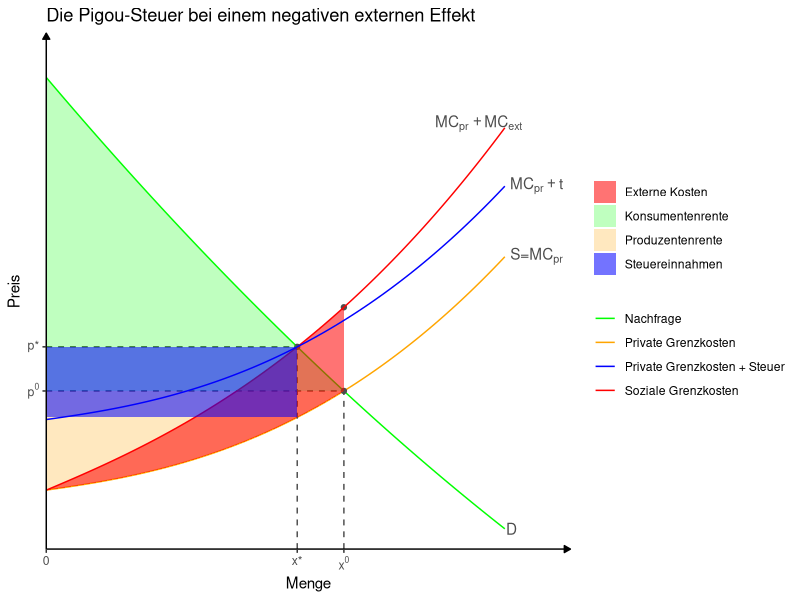
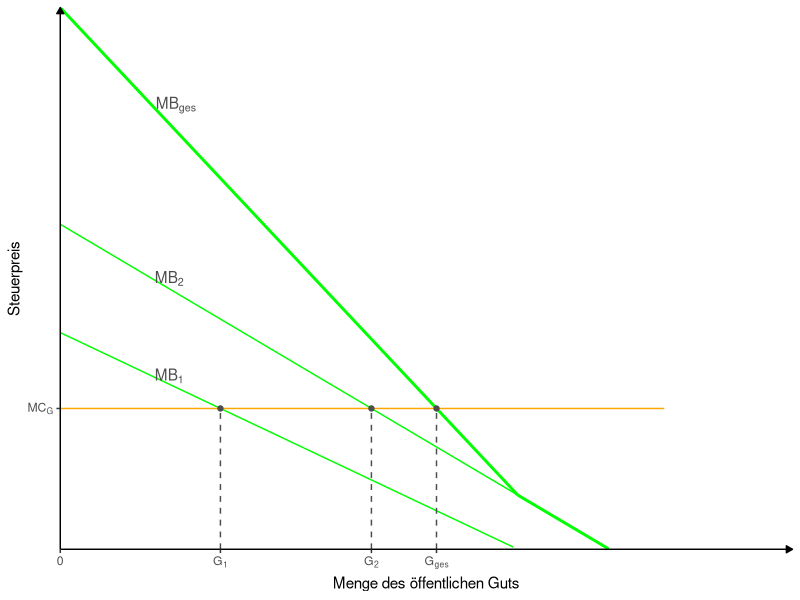
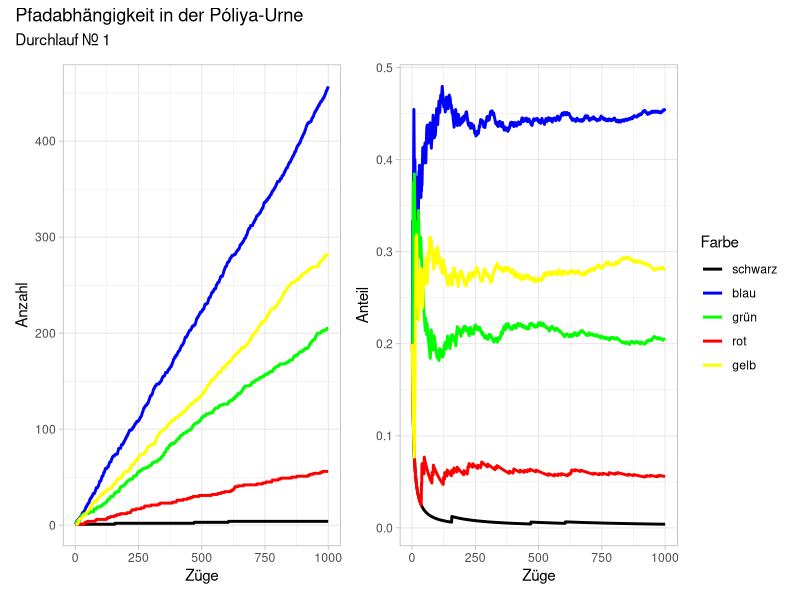
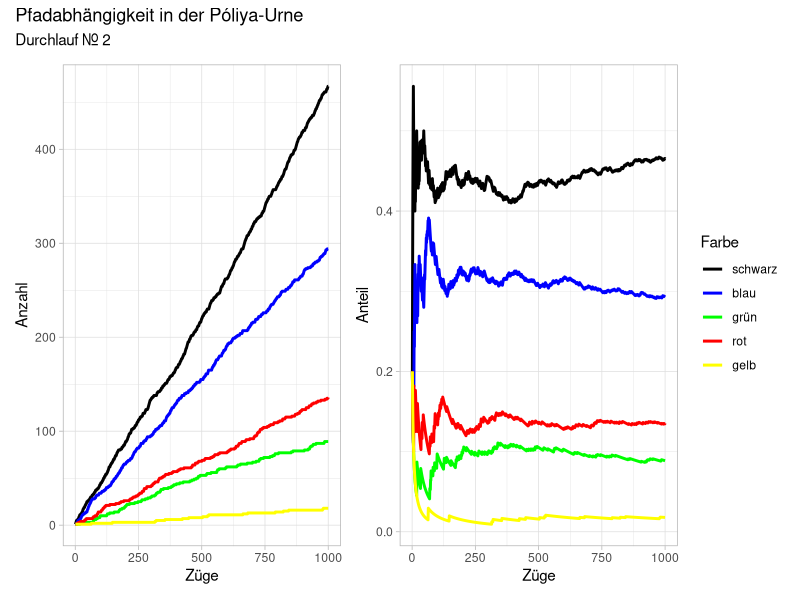
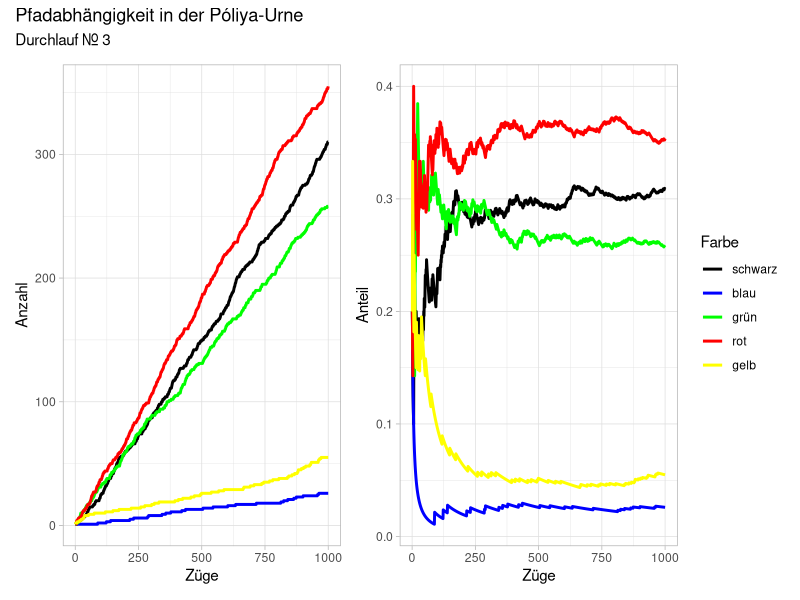
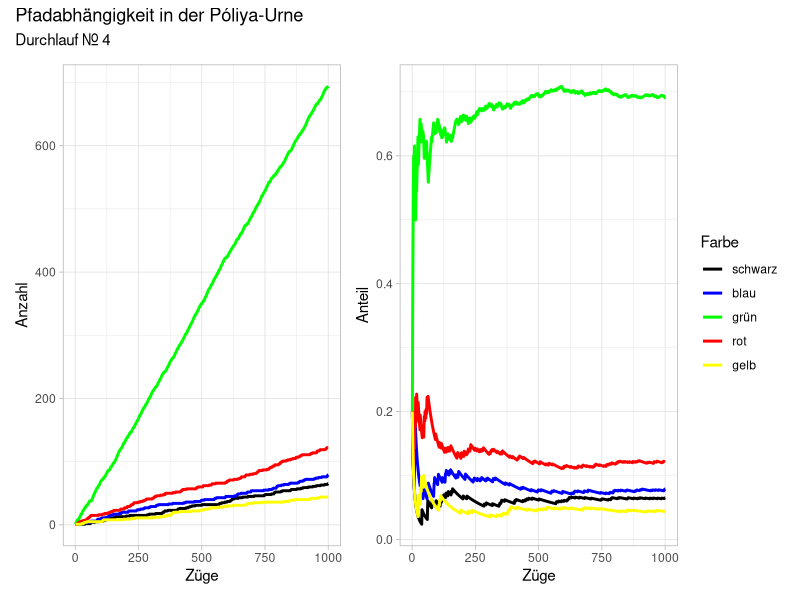
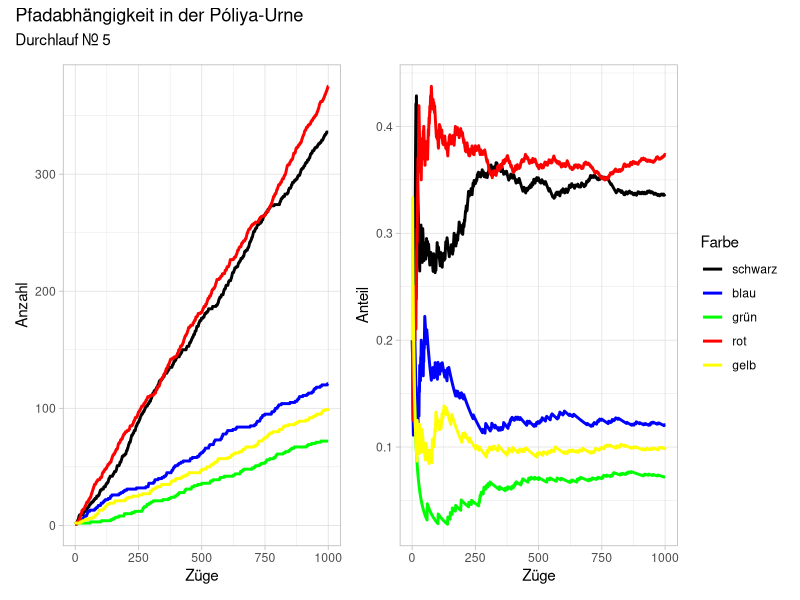

R code for these plots, in order:
## ---- chunk 1
# Bibliotheken laden
library(tidyverse)
library(ggtext)

# Funktionen definieren

x <- 0:5

demand <- function(x) (x - 8)^2-5*x
supply <- function(x) x^2.5 + 2.5*x + 8
#t <-10
supply_ext <- function(x) x^2.5 + 7.5*x + 8

#labels <- c("Nachfrage", "Angebot")

#Gleichgewichtsmengen
q <- uniroot(function(x) demand(x) - supply(x), range(x))$root

q_t <- uniroot(function(x) demand(x) - supply_ext(x), range(x))$root

#Gleichgewichtspreise
p <- supply(q)
p_t <- supply_ext(q_t)

p_ext <- supply_ext(q)

test <- "x^t"

# Angebotsfunktion mit Steuer

t <- supply_ext(q_t) - supply(q_t)

supply_t <- function(x) x^2.5 + 2.5*x + 8 + t

# Konsumenten- und Produzentenrente

z <- seq(0, q, 0.01)
z_t <- seq(0, q_t, 0.01)
z_wfl <- seq(0, q, 0.01)

# Chart

chart <- ggplot() +
  stat_function(aes(color = "Nachfrage"), fun = demand, xlim = c(0,3.5))+
  annotate(geom = "text", x=3.5, y=demand(3.5), hjust=-0.1, label="D",color = "grey30")+
  stat_function(aes(color = "Private Grenzkosten"), fun = supply, xlim = c(0,3.5))+
  annotate(geom = "text", x=3.5, y=supply(3.5), hjust=-0.1, label=expression("S=MC"[pr]), color = "grey30")+ 
  annotate("point", x = q, y = p, color = "grey30")+
  annotate("segment", x = q, xend = q, y = 0, yend = p,
           linetype = "dashed", color = "grey30") +
  annotate("segment", x = 0, xend = q, y = p, yend = p,
           linetype = "dashed", color = "grey30")+
  annotate("point", x = q, y = p_ext, color = "grey30")+
  geom_ribbon(aes(x = z, ymin = supply(z), ymax = p,
                  fill = "Produzentenrente"), alpha = 0.25) +
  stat_function(aes(color = "Soziale Grenzkosten"), fun = supply_ext, xlim = c(0,3.5))+
  annotate(geom = "text", x=3.5, y=supply_ext(3.5)+.5, hjust=0.8, label=expression("MC"[pr]~+MC[ext]),color = "grey30")+
  annotate("point", x = q_t, y = p_t, color = "grey30")+
  annotate("segment", x = q_t, xend = q_t, y = 0, yend = p_t,
           linetype = "dashed", color = "grey30") +
  annotate("segment", x = 0, xend = q_t, y = p_t, yend = p_t,
           linetype = "dashed", color = "grey30")+
  # annotate("text", x=1, y=16, label="PR", color="grey30")+
  #Preis abzüglich steuer
  # annotate("segment", x = 0, xend = q_t, y = p_t-t, yend = p_t-t,
  #        linetype = "dashed", color = "grey30")+
  geom_ribbon(aes(x = z, ymin = p, ymax = demand(z),
                  fill = "Konsumentenrente"), alpha = 0.25)+
  # geom_ribbon(aes(x = z_t, ymin = p_t-t, ymax = p_t,
  #                fill = "Steuereinnahmen"), alpha = 0.55)+
  # geom_ribbon(aes(x = z_wfl, ymin = supply(z_wfl), ymax = demand(z_wfl),
  #                fill = "Wohlfahrtsverlust"), alpha = 0.55)+
  #  annotate("text", x=1, y=28, label="KR", color="grey30")+
  #Soziale Kosten
  geom_ribbon(aes(x = z_wfl, ymin = supply(z_wfl), ymax = supply_ext(z_wfl),
                  fill = "Externe Kosten"), alpha = 0.55)+
  # annotate("text", x=q+1, y=p_t, label="Wohlfahrtsverlust",color = "grey30")+
  #
  # Angebotsfunktion mit Pigou-Steuer
  #
  stat_function(aes(color = "Private Grenzkosten + Steuer"), fun = supply_t, xlim = c(0,3.5))+
  annotate(geom = "text", x=3.5, y=supply_t(3.5), hjust=-0.1, label=expression(MC[pr]+t),color = "grey30")+
  #
  #Steuereinnahmen
  geom_ribbon(aes(x = z_t, ymin = p_t-t, ymax = p_t,
                  fill = "Steuereinnahmen"), alpha = 0.55)+
  #
  scale_color_manual(values=c("green", "orange", "blue", "red"))+
  scale_fill_manual(values=c("red", "green", "orange", "blue"))+
  scale_x_continuous(expand = c(0, 0), 
                     breaks = c(0,q_t,q), labels = expression(0, "x*","x"^0),
                     limits = c(0, 4)) +
  scale_y_continuous(expand = c(0, 0), 
                     breaks = c(p, p_t), labels = expression("p"^0, "p*"),
                     limits = c(0,70)) +
  theme_classic() +
  theme(panel.grid = element_blank(),
        # legend.position = "none", #Damit Legende unterdrückt.
        #axis.breaks.x=element_markdown()
  ) +
  theme(axis.line = element_line(arrow = arrow(type='closed', length = unit(5,'pt'))))+
  labs(x = "Menge", y = "Preis", 
  color = NULL,
  fill = NULL,
  title="Die Pigou-Steuer bei einem negativen externen Effekt")
  


chart
## ---- chunk 2
# Bibliotheken laden
library(tidyverse)

# Funktionen definieren

x <- 0:5

demand2 <- function(x) 3-x
demand1 <- function(x) 2-.8*x

#Vertikale Aggregation
demandg <- function(x) demand1(x)+demand2(x) 

# Schnittpunkt 

q0 <- uniroot(function(x) demand2(x) - demandg(x), range(x))$root

p0 <- function(x) 1.3 #Horizontale Grenzkosten

q1 <- uniroot(function(x) demand1(x) - p0(x), range(x))$root

q2 <- uniroot(function(x) demand2(x) - p0(x), range(x))$root

qg <- uniroot(function(x) demandg(x) - p0(x), range(x))$root

q_knick <- uniroot(function(x) demand1(x), range(x))$root


# Chart

p  <- ggplot() +
  stat_function(aes(color = "Nachfrage"), fun = demand1, xlim = c(0,3.3))+
  annotate(geom = "text", x=.5, y=demand1(.5), hjust=-0.1, label=expression('MB'[1]),color = "grey30")+
  
  stat_function(aes(color = "Nachfrage"), fun = demand2, xlim = c(0,3.3))+
  annotate(geom = "text", x=.5, y=demand2(0.5), hjust=-0.1, label=expression('MB'[2]),color = "grey30")+
  
  stat_function(aes(color = "Nachfrage"), fun = demandg, xlim = c(0,q_knick), size=1)+
  annotate(geom = "text", x=.5, y=demandg(.5), hjust=-0.1, label=expression('MB'[ges]),color = "grey30")+
  
  stat_function(aes(color = "Nachfrage"), fun = demand2, xlim = c(q_knick,3.3), size=1)+
  stat_function(fun = p0, xlim = c(0,3.3), color="orange")+
  #
  annotate("point", x = q1, y = demand1(q1), color = "grey30")+
  annotate("point", x = q2, y = demand2(q2), color = "grey30")+
  annotate("point", x = qg, y = demandg(qg), color = "grey30")+
  #
  annotate("segment", x = q1, xend = q1, y = 0, yend = demand1(q1),
           linetype = "dashed", color = "grey30") +
  annotate("segment", x = q2, xend = q2, y = 0, yend = demand2(q2),
           linetype = "dashed", color = "grey30") +
  annotate("segment", x = qg, xend = qg, y = 0, yend = demandg(qg),
           linetype = "dashed", color = "grey30") +  
  scale_color_manual(values=c("green"))+
  #  scale_fill_manual(values=c("green", "orange"))+
  scale_x_continuous(expand = c(0, 0), 
                     breaks = c(0, q1, q2, qg), labels = expression(0, "G"[1], "G"[2], "G"[ges]),
                     limits = c(0, 4)) +
  scale_y_continuous(expand = c(0, 0), 
                     breaks = p0,
                     labels=expression("MC"[G]),
                     limits = c(0,5)
  ) +
  theme_classic() +
  theme(panel.grid = element_blank(),
        legend.position = "none", #Damit Legende unterdrückt.
  ) +
  theme(axis.line = element_line(arrow = arrow(type='closed', length = unit(5,'pt'))))+
  labs(x = "Menge des öffentlichen Guts", y = "Steuerpreis", 
       color = NULL, fill = NULL)
p

## ---- chunk 3
#| message: false
#| warning: false
#| fig-cap: "Ziehungen aus einer Pólya-Urne"

#Original [https://www.r-bloggers.com/2021/09/the-polya-urn-model-a-simple-simulation-of-the-rich-get-richer/]

# Nun mit ggplot
library(tidyverse)

# Matrix aufbauen
cols = c("black", "blue", "green", "red", "yellow")

n=1000

urn <- cols |> table() |> as.matrix() |> t()
urn <- rbind(urn, matrix(NA, nrow = n-1, ncol = ncol(urn)))
cols_unique <- colnames(urn)

# n-1 draws from Dirichelet distribution

for(j in (1:5)){
set.seed(123+j)
for (i in seq_len(n-1)) {
  urn[i+1, ] <- urn[i, ]
  col_sample <- sample(cols_unique, size = 1, prob = (urn[i, ] / sum(urn[i, ]))                       ) # sample ball
  urn[i+1, col_sample] <- urn[i+1, col_sample] + 1 # add ball with same colour
}
# Data frame erzeugen
  
df <- as.data.frame(urn) %>% 
  mutate(Züge=seq(1:n))

# Rundenanzahl

# long format

df1 <- df %>%   
  pivot_longer( !starts_with("Z") ,
               names_to = "Farbe", values_to = "Anzahl") %>% 
  group_by(Züge) %>% 
  mutate(Anteil=Anzahl/sum(Anzahl))

p1 <- df1 %>% 
  ggplot(aes(x=Züge, y=Anzahl, group=Farbe, color=Farbe))+
  geom_line(size=1)+
  scale_color_manual(values=c(unique(df1$Farbe)),
                     labels=c("schwarz", "blau", "grün", "rot", "gelb"))+
  theme_light()
  #theme(legend.position = 'bottom', legend.direction = "horizontal")+
  #theme(legend.position = NULL)

p2 <- df1 %>% 
  ggplot(aes(x=Züge, y=Anteil, group=Farbe, color=Farbe))+
  geom_line(size=1)+
  scale_color_manual(values=c(unique(df1$Farbe)),
                     labels=c("schwarz", "blau", "grün", "rot", "gelb"))+
  theme_light()
  #theme(legend.position = 'bottom', legend.direction = "horizontal")#+
  #theme(legend.position = NULL)


#p1 <- p1+theme(legend.position = NULL)


library(patchwork)

print(p1+ p2+plot_layout(guides = 'collect') +
  plot_annotation(title = paste0('Pfadabhängigkeit in der Póliya-Urne'),
                  subtitle=paste0('Durchlauf Nr. ', j)))
}
